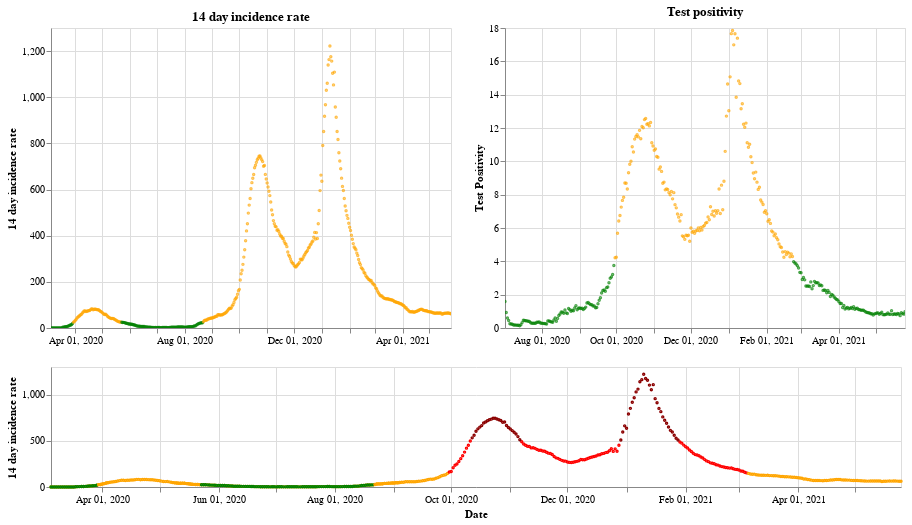

The notebook cell saved with this chart:
### Markdown cell above
## Northern Ireland

### Code cell
plot_traffic_light('Northern Ireland')

### Figure 1 — Vega-Lite specification as saved in the notebook (floating-point values rounded to 4 significant figures; data arrays with more than 128 entries replaced by an {"elided": "..."} marker saying what was removed)
{"config": {"view": {"continuousWidth": 400, "continuousHeight": 300}}, "vconcat": [{"hconcat": [{"mark": {"type": "point", "size": 2}, "encoding": {"color": {"condition": {"value": "green", "test": "(datum.twoWeeklyCasesRate <= 25)"}, "value": "orange"}, "tooltip": [{"type": "nominal", "field": "areaName"}, {"type": "temporal", "field": "date"}, {"type": "quantitative", "field": "twoWeeklyCasesRate"}, {"type": "quantitative", "field": "testPositivity"}], "x": {"type": "temporal", "axis": {"title": ""}, "field": "date", "scale": {"domain": {"selection": "DateBrush"}}, "timeUnit": "yearmonthdate"}, "y": {"type": "quantitative", "axis": {"title": "14 day incidence rate"}, "field": "twoWeeklyCasesRate"}}, "title": "14 day incidence rate", "width": 400}, {"mark": {"type": "point", "size": 2}, "encoding": {"color": {"condition": {"value": "green", "test": "(datum.testPositivity <= 4)"}, "value": "orange"}, "tooltip": [{"type": "nominal", "field": "areaName"}, {"type": "temporal", "field": "date"}, {"type": "quantitative", "field": "twoWeeklyCasesRate"}, {"type": "quantitative", "field": "testPositivity"}], "x": {"type": "temporal", "axis": {"title": ""}, "field": "date", "scale": {"domain": {"selection": "DateBrush"}}, "timeUnit": "yearmonthdate"}, "y": {"type": "quantitative", "axis": {"title": "Test Positivity"}, "field": "testPositivity"}}, "title": "Test positivity", "width": 400}]}, {"layer": [{"mark": {"type": "point", "size": 2}, "encoding": {"color": {"condition": {"value": "orange", "test": "((50 && datum.twoWeeklyCasesRate) < 150)"}, "value": "red"}, "opacity": {"condition": {"value": 1, "test": "((50 && datum.twoWeeklyCasesRate) < 500)"}, "value": 0}, "tooltip": [{"type": "nominal", "field": "areaName"}, {"type": "temporal", "field": "date"}, {"type": "quantitative", "field": "twoWeeklyCasesRate"}, {"type": "quantitative", "field": "testPositivity"}], "x": {"type": "temporal", "axis": {"title": "Date"}, "field": "date", "timeUnit": "yearmonthdate"}, "y": {"type": "quantitative", "axis": {"title": "14 day incidence rate"}, "field": "twoWeeklyCasesRate"}}, "selection": {"DateBrush": {"type": "interval", "encodings": ["x"], "fields": ["Time"]}}, "width": 850}, {"mark": {"type": "point", "size": 2}, "encoding": {"color": {"value": "darkred"}, "opacity": {"condition": {"value": 1, "test": "(datum.twoWeeklyCasesRate >= 500)"}, "value": 0}, "tooltip": [{"type": "nominal", "field": "areaName"}, {"type": "temporal", "field": "date"}, {"type": "quantitative", "field": "twoWeeklyCasesRate"}, {"type": "quantitative", "field": "testPositivity"}], "x": {"type": "temporal", "axis": {"title": "Date"}, "field": "date", "timeUnit": "yearmonthdate"}, "y": {"type": "quantitative", "axis": {"title": "14 day incidence rate"}, "field": "twoWeeklyCasesRate"}}, "width": 400}, {"mark": {"type": "point", "size": 2}, "encoding": {"color": {"condition": {"value": "green", "test": "((4 && datum.twoWeeklyCasesRate) < 25)"}, "value": "orange"}, "opacity": {"condition": {"value": 1, "test": "(datum.twoWeeklyCasesRate < 50)"}, "value": 0}, "tooltip": [{"type": "nominal", "field": "areaName"}, {"type": "temporal", "field": "date"}, {"type": "quantitative", "field": "twoWeeklyCasesRate"}, {"type": "quantitative", "field": "testPositivity"}], "x": {"type": "temporal", "axis": {"title": "Date"}, "field": "date", "timeUnit": "yearmonthdate"}, "y": {"type": "quantitative", "axis": {"title": "14 day incidence rate"}, "field": "twoWeeklyCasesRate"}}, "width": 400}], "height": 120, "width": 800}], "data": {"name": "data-34282b21fa8dade0a76a9d1fc5a97f03"}, "$schema": "https://vega.github.io/schema/vega-lite/v4.8.1.json", "datasets": {"data-34282b21fa8dade0a76a9d1fc5a97f03": {"elided": "447 records"}}}
